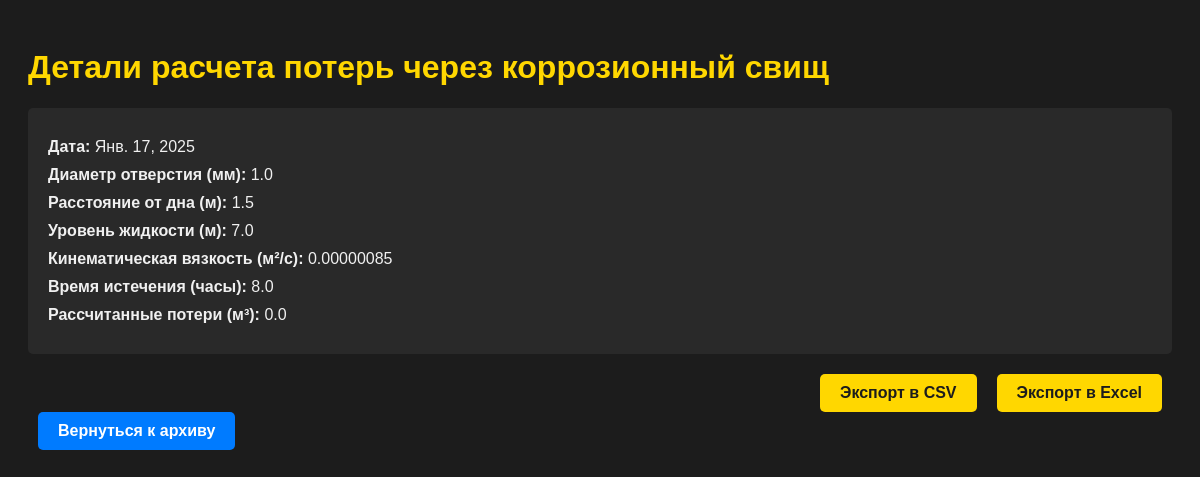
Page /corrosion_loss_detail/1/ on the committed database.
### oil_losses/models.py (models this page shows, shortened)
class CorrosionLossCalculation(models.Model):
    date = models.DateField(verbose_name="Дата расчета", auto_now_add=True)
    diameter = models.FloatField(verbose_name="Диаметр отверстия (мм)")
    distance_from_bottom = models.FloatField(verbose_name="Расстояние от дна (м)")
    fluid_height = models.FloatField(verbose_name="Уровень жидкости (м)")
    viscosity = models.FloatField(verbose_name="Кинематическая вязкость (м²/с)")
    duration_corrosion = models.FloatField(verbose_name="Время истечения (часы)")
    calculated_loss = models.FloatField(verbose_name="Рассчитанные потери (м³)", blank=True, null=True)
    class Meta:
        verbose_name = "Расчет потерь через коррозионный свищ"
        verbose_name_plural = "Расчеты потерь через коррозионный свищ"

### oil_losses/views.py (the view)
# urls.py: path('corrosion_loss_detail/<int:id>/', views.corrosion_loss_detail, name='corrosion_loss_detail'),
def corrosion_loss_detail(request, id):
    record = CorrosionLossCalculation.objects.get(id=id)
    return render(request, 'corrosion_loss_detail.html', {'record': record})

### oil_losses/templates/corrosion_loss_detail.html (shortened to what this page needs)
<!DOCTYPE html>
<html lang="en">
<head>
</head>
<body>
    <h1>Детали расчета потерь через коррозионный свищ</h1>
    <div class="detail">
        <p><strong>Дата:</strong> {{ record.date }}</p>
        <p><strong>Диаметр отверстия (мм):</strong> {{ record.diameter }}</p>
        <p><strong>Расстояние от дна (м):</strong> {{ record.distance_from_bottom }}</p>
        <p><strong>Уровень жидкости (м):</strong> {{ record.fluid_height }}</p>
        <p><strong>Кинематическая вязкость (м²/с):</strong> {{ record.viscosity }}</p>
        <p><strong>Время истечения (часы):</strong> {{ record.duration_corrosion }}</p>
        <p><strong>Рассчитанные потери (м³):</strong> {{ record.calculated_loss }}</p>
    </div>
    <div class="export-buttons">
        <a href="{% url 'export_csv' %}?calculation_type=corrosion_loss&record_id={{ record.id }}" class="export-button">Экспорт в CSV</a>
        <a href="{% url 'export_excel' %}?calculation_type=corrosion_loss&record_id={{ record.id }}" class="export-button">Экспорт в Excel</a>
    </div>
    <a href="/archive/" class="back-button">Вернуться к архиву</a>
</body>
</html>

### oil_losses/templates/corrosion_loss_detail.html (style rules this page uses)
body { font-family: Arial, sans-serif; background-color: #1c1c1c; color: #f0f0f0; padding: 20px; }
h1 { color: #ffd700; }
.detail { background-color: #292929; padding: 20px; border-radius: 5px; margin-bottom: 20px; }
.detail p { margin: 10px 0; }
.export-buttons { display: flex; justify-content: flex-end; margin-top: 20px; }
.export-button { display: inline-block; padding: 10px 20px; margin: 0 10px; background-color: #ffd700; color: #1c1c1c; text-decoration: none; border-radius: 5px; font-weight: bold; transition: background-color 0.3s ease; }
.back-button { display: inline-block; padding: 10px 20px; margin: 0 10px; background-color: #007bff; color: #ffffff; text-decoration: none; border-radius: 5px; font-weight: bold; transition: background-color 0.3s ease; }

### rows in the picture
CorrosionLossCalculation: date "Янв. 17, 2025", diameter "1.0", distance_from_bottom "1.5", fluid_height "7.0", viscosity "0.00000085", duration_corrosion "8.0", calculated_loss "0.0"
